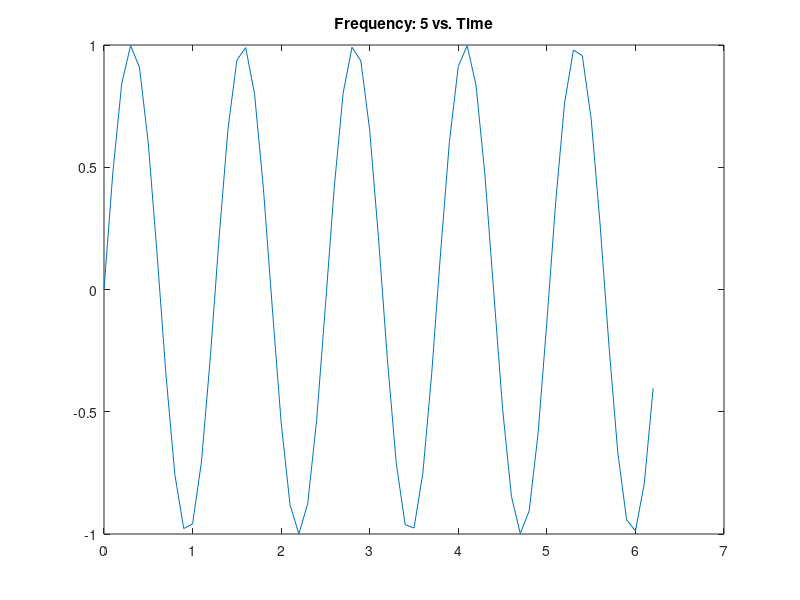

The MATLAB script that drew this image:
% Jacob Alspaw
% jaa134
frequencies = input('Enter an array of frequencies: ');
times = 0:0.1:2*pi;
for i = 1:length(frequencies)
    subplot(length(frequencies), 1, i)
    y = sin(frequencies(i) * times);
    plot(times, y)
    title(['Frequency: ', num2str(frequencies(i)), ' vs. Time'])
end